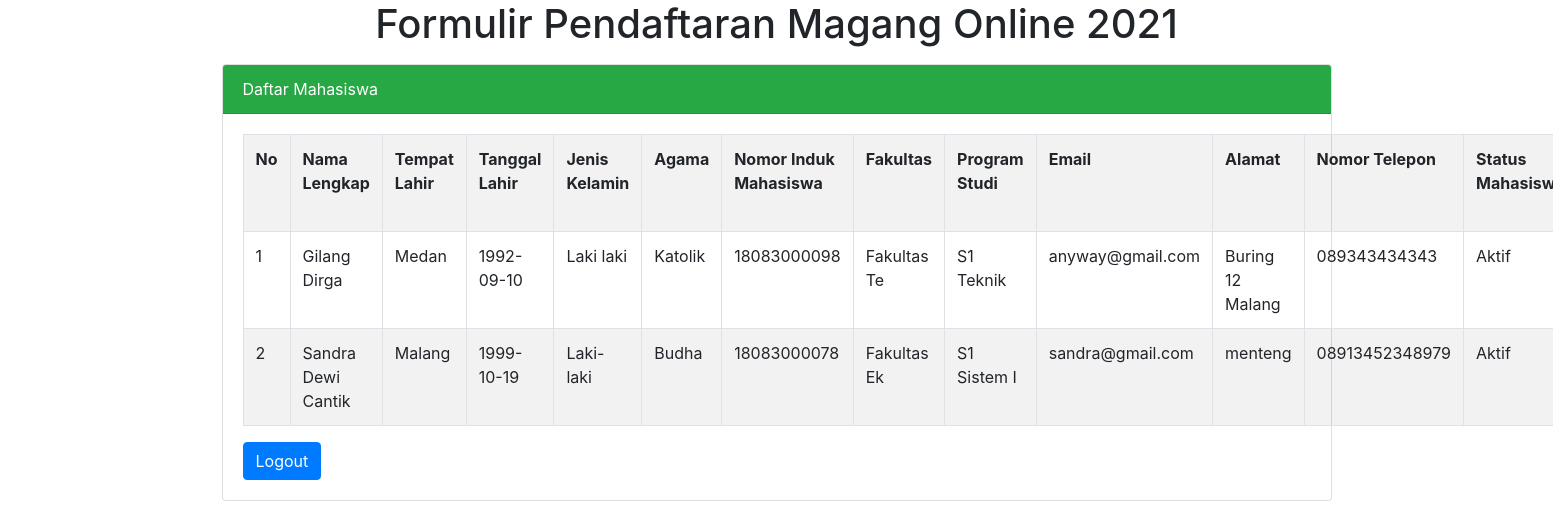
The page /UTS/new/login-admin.php on the database its author committed.
### tables this page shows
CREATE TABLE `pendaftaran` (
  `id_user` int(11) NOT NULL,
  `namalengkap` varchar(50) NOT NULL,
  `tempatlahir` varchar(50) NOT NULL,
  `tanggallahir` date NOT NULL,
  `jk` varchar(11) NOT NULL,
  `agama` varchar(11) NOT NULL,
  `nim` varchar(13) NOT NULL,
  `fakultas` varchar(11) NOT NULL,
  `programstudi` varchar(11) NOT NULL,
  `email` varchar(50) NOT NULL,
  `alamat` varchar(100) NOT NULL,
  `notelepon` varchar(17) NOT NULL,
  `status` varchar(11) NOT NULL,
  `jumlah` varchar(3) NOT NULL
);

### UTS/new/login-admin.php (the view, shortened to what this page needs)
<!DOCTYPE html>
<html>
<head>
	<link rel="stylesheet" type="text/css" href="../assets/css/bootstrap.min.css">
</head>
<body>
	<div class="container">
	<h1 class="text-center">Formulir Pendaftaran Magang Online 2021</h1>
		<div class="card mt-3">
  			<div class="card-header bg-success text-white">Daftar Mahasiswa</div>
  				<div class="card-body">
  					<table class="table table-bordered table-striped">
  						<tr>
  							<th>No</th>
	  						<th>Nama Lengkap</th>
	  						<th>Tempat Lahir</th>
	  						<th>Tanggal Lahir</th>
	  						<th>Jenis Kelamin</th>
	  						<th>Agama</th>
	  						<th>Nomor Induk Mahasiswa</th>
	  						<th>Fakultas</th>
	  						<th>Program Studi</th>
	  						<th>Email</th>
	  						<th>Alamat</th>
	  						<th>Nomor Telepon</th>
	  						<th>Status Mahasiswa</th>
  						</tr>
  						<?php
  							include '../assets/mysql_connect/koneksi.php';
  							$no = 1;
  							$data = mysqli_query($conn, "SELECT * from pendaftaran");
  							while ($row = mysqli_fetch_array($data)) {
							?>
							<tr>
							<td><?php echo $no++ ?></td>
							<td><?php echo $row['namalengkap'] ?></td>
							<td><?php echo $row['tempatlahir'] ?></td>
							<td><?php echo $row['tanggallahir'] ?></td>
							<td><?php echo $row['jk'] ?></td>
							<td><?php echo $row['agama'] ?></td>
							<td><?php echo $row['nim'] ?></td>
							<td><?php echo $row['fakultas'] ?></td>
							<td><?php echo $row['programstudi'] ?></td>
							<td><?php echo $row['email'] ?></td>
							<td><?php echo $row['alamat'] ?></td>
							<td><?php echo $row['notelepon'] ?></td>
							<td><?php echo $row['status'] ?></td>
			</tr>
			<?php } ?>
		</table>
		<a type="button" class="btn btn-primary" href="../index.php">Logout</a>
  				</div>
  			</div>
  		</div>
</body>
</html>

### rows shown on the page
pendaftaran: namalengkap "Gilang Dirga", tempatlahir "Medan", tanggallahir "1992-09-10", jk "Laki laki", agama "Katolik", nim "18083000098", fakultas "Fakultas Te", programstudi "S1 Teknik", email "anyway@gmail.com", alamat "Buring 12 Malang", notelepon "089343434343", status "Aktif"
pendaftaran: namalengkap "Sandra Dewi Cantik", tempatlahir "Malang", tanggallahir "1999-10-19", jk "Laki-laki", agama "Budha", nim "18083000078", fakultas "Fakultas Ek", programstudi "S1 Sistem I", email "sandra@gmail.com", alamat "menteng", notelepon "08913452348979", status "Aktif"
